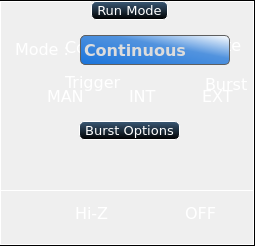
   <widget class="QFrame" name="sidePanel">
    <property name="geometry">
     <rect>
      <x>449</x>
      <y>32</y>
      <width>255</width>
      <height>246</height>
     </rect>
    </property>
    <property name="font">
     <font>
      <family>DejaVu Sans</family>
     </font>
    </property>
    <property name="styleSheet">
     <string notr="true">border:1px solid black;</string>
    </property>
    <property name="frameShape">
     <enum>QFrame::StyledPanel</enum>
    </property>
    <property name="frameShadow">
     <enum>QFrame::Raised</enum>
    </property>
    <widget class="QGroupBox" name="sourceImpedance">
     <property name="geometry">
      <rect>
       <x>0</x>
       <y>190</y>
       <width>254</width>
       <height>55</height>
      </rect>
     </property>
     <property name="font">
      <font>
       <family>DejaVu Sans</family>
      </font>
     </property>
     <property name="styleSheet">
      <string notr="true">QGroupBox{
color:white;
background-color: qlineargradient(x1: 0, y1: 0, x2: 0, y2: 1,
                                       stop: 0 #3a5976, stop: 1 #000000);
border:1px solid white;
}
 QGroupBox::title {
	border:1px solid white;
	border-radius:5px;
     subcontrol-origin: margin;
     subcontrol-position: top center; /* position at the top center */
     padding: 0 3px;
	 color:white;
     background-color: qlineargradient(x1: 0, y1: 0, x2: 0, y2: 1,stop: 0 #3a5976, stop: 1 #000000);
 }</string>
     </property>
     <property name="title">
      <string/>
     </property>
     <widget class="QPushButton" name="RUNBut">
      <property name="geometry">
       <rect>
        <x>130</x>
        <y>0</y>
        <width>50</width>
        <height>50</height>
       </rect>
      </property>
      <property name="font">
       <font>
        <family>DejaVu Sans</family>
       </font>
      </property>
      <property name="focusPolicy">
       <enum>Qt::NoFocus</enum>
      </property>
      <property name="styleSheet">
       <string notr="true">QPushButton{
background-color:rgba(0,0,0,0);
border:1px solid rgba(0,0,0,0);
	image: url(:/res/knob_off.svg);
}
</string>
      </property>
      <property name="text">
       <string/>
      </property>
     </widget>
     <widget class="QLabel" name="RUNCap">
      <property name="geometry">
       <rect>
        <x>180</x>
        <y>8</y>
        <width>50</width>
        <height>30</height>
       </rect>
      </property>
      <property name="font">
       <font>
        <family>DejaVu Sans</family>
        <pointsize>12</pointsize>
        <weight>50</weight>
        <bold>false</bold>
       </font>
      </property>
      <property name="styleSheet">
       <string notr="true">QLabel::Enabled{
/*color:#5293DE;*/
color:white;
background-color:rgba(0,0,0,0);
border:1px solid rgba(0,0,0,0);
}
QLabel::Disabled{
color:black;
}</string>
      </property>
      <property name="text">
       <string>OFF</string>
      </property>
     </widget>
     <widget class="QLabel" name="hiZCap">
      <property name="geometry">
       <rect>
        <x>70</x>
        <y>8</y>
        <width>50</width>
        <height>30</height>
       </rect>
      </property>
      <property name="font">
       <font>
        <family>DejaVu Sans</family>
        <pointsize>12</pointsize>
        <weight>50</weight>
        <bold>false</bold>
       </font>
      </property>
      <property name="styleSheet">
       <string notr="true">QLabel::Enabled{
color:white;
background-color:rgba(0,0,0,0);
border:1px solid rgba(0,0,0,0);
}
QLabel::Disabled{
color:black;
}</string>
      </property>
      <property name="text">
       <string>Hi-Z</string>
      </property>
     </widget>
     <widget class="QPushButton" name="hiZBut">
      <property name="geometry">
       <rect>
        <x>20</x>
        <y>0</y>
        <width>50</width>
        <height>50</height>
       </rect>
      </property>
      <property name="font">
       <font>
        <family>DejaVu Sans</family>
       </font>
      </property>
      <property name="focusPolicy">
       <enum>Qt::NoFocus</enum>
      </property>
      <property name="styleSheet">
       <string notr="true">QPushButton{
background-color:rgba(0,0,0,0);
border:1px solid rgba(0,0,0,0);
image: url(:/res/pressed.svg);
}
</string>
      </property>
      <property name="text">
       <string/>
      </property>
     </widget>
    </widget>
    <widget class="QGroupBox" name="runMode">
     <property name="geometry">
      <rect>
       <x>0</x>
       <y>1</y>
       <width>254</width>
       <height>120</height>
      </rect>
     </property>
     <property name="font">
      <font>
       <family>DejaVu Sans</family>
       <pointsize>10</pointsize>
      </font>
     </property>
     <property name="styleSheet">
      <string notr="true">QGroupBox{
color:white;
background-color: qlineargradient(x1: 0, y1: 0, x2: 0, y2: 1,
                                       stop: 0 #3a5976, stop: 1 #000000);
border:1px solid white;
border-bottom:0px solid white;
}
 QGroupBox::title {
	border:1px solid white;
	border-radius:5px;
     subcontrol-origin: margin;
     subcontrol-position: top center; /* position at the top center */
     padding: 0 3px;
	 color:white;
     background-color: qlineargradient(x1: 0, y1: 0, x2: 0, y2: 1,stop: 0 #3a5976, stop: 1 #000000);
 }</string>
     </property>
     <property name="title">
      <string>Run Mode</string>
     </property>
     <widget class="QLabel" name="continuousCap">
      <property name="geometry">
       <rect>
        <x>60</x>
        <y>31</y>
        <width>99</width>
        <height>30</height>
       </rect>
      </property>
      <property name="font">
       <font>
        <family>DejaVu Sans</family>
        <pointsize>12</pointsize>
        <weight>50</weight>
        <bold>false</bold>
       </font>
      </property>
      <property name="styleSheet">
       <string notr="true">QLabel::Enabled{
color:white;
background-color:rgba(0,0,0,0);
border:1px solid rgba(0,0,0,0);
}
QLabel::Disabled{
color:black;
}</string>
      </property>
      <property name="text">
       <string>Continuous</string>
      </property>
     </widget>
     <widget class="QPushButton" name="singleBut">
      <property name="geometry">
       <rect>
        <x>10</x>
        <y>62</y>
        <width>40</width>
        <height>40</height>
       </rect>
      </property>
      <property name="font">
       <font>
        <family>DejaVu Sans</family>
       </font>
      </property>
      <property name="focusPolicy">
       <enum>Qt::NoFocus</enum>
      </property>
      <property name="styleSheet">
       <string notr="true">QPushButton{
background-color:rgba(0,0,0,0);
border:1px solid rgba(0,0,0,0);
	image: url(:/res/knob_off.svg)
}
</string>
      </property>
      <property name="text">
       <string/>
      </property>
     </widget>
     <widget class="QPushButton" name="continuousBut">
      <property name="geometry">
       <rect>
        <x>10</x>
        <y>23</y>
        <width>40</width>
        <height>40</height>
       </rect>
      </property>
      <property name="font">
       <font>
        <family>DejaVu Sans</family>
       </font>
      </property>
      <property name="focusPolicy">
       <enum>Qt::NoFocus</enum>
      </property>
      <property name="styleSheet">
       <string notr="true">QPushButton{
background-color:rgba(0,0,0,0);
border:1px solid rgba(0,0,0,0);
image: url(:/res/knob_on.svg);
}
</string>
      </property>
      <property name="text">
       <string/>
      </property>
     </widget>
     <widget class="QLabel" name="singleCap">
      <property name="geometry">
       <rect>
        <x>60</x>
        <y>66</y>
        <width>70</width>
        <height>30</height>
       </rect>
      </property>
      <property name="font">
       <font>
        <family>DejaVu Sans</family>
        <pointsize>12</pointsize>
        <weight>50</weight>
        <bold>false</bold>
       </font>
      </property>
      <property name="styleSheet">
       <string notr="true">QLabel::Enabled{
/*color:#5293DE;*/
color:white;
background-color:rgba(0,0,0,0);
border:1px solid rgba(0,0,0,0);
}
QLabel::Disabled{
color:black;
}</string>
      </property>
      <property name="text">
       <string>Trigger</string>
      </property>
     </widget>
     <widget class="QLabel" name="burstCap">
      <property name="geometry">
       <rect>
        <x>200</x>
        <y>68</y>
        <width>60</width>
        <height>30</height>
       </rect>
      </property>
      <property name="font">
       <font>
        <family>DejaVu Sans</family>
        <pointsize>12</pointsize>
        <weight>50</weight>
        <bold>false</bold>
       </font>
      </property>
      <property name="styleSheet">
       <string notr="true">QLabel::Enabled{
/*color:#5293DE;*/
color:white;
background-color:rgba(0,0,0,0);
border:1px solid rgba(0,0,0,0);
}
QLabel::Disabled{
color:black;
}</string>
      </property>
      <property name="text">
       <string>Burst</string>
      </property>
     </widget>
     <widget class="QPushButton" name="burstBut">
      <property name="geometry">
       <rect>
        <x>150</x>
        <y>62</y>
        <width>40</width>
        <height>40</height>
       </rect>
      </property>
      <property name="font">
       <font>
        <family>DejaVu Sans</family>
       </font>
      </property>
      <property name="focusPolicy">
       <enum>Qt::NoFocus</enum>
      </property>
      <property name="styleSheet">
       <string notr="true">QPushButton{
background-color:rgba(0,0,0,0);
border:1px solid rgba(0,0,0,0);
	image: url(:/res/knob_off.svg);
}
</string>
      </property>
      <property name="text">
       <string/>
      </property>
     </widget>
     <widget class="QLabel" name="GateCap">
      <property name="geometry">
       <rect>
        <x>198</x>
        <y>29</y>
        <width>60</width>
        <height>30</height>
       </rect>
      </property>
      <property name="font">
       <font>
        <family>DejaVu Sans</family>
        <pointsize>12</pointsize>
        <weight>50</weight>
        <bold>false</bold>
       </font>
      </property>
      <property name="styleSheet">
       <string notr="true">QLabel::Enabled{
/*color:#5293DE;*/
color:white;
background-color:rgba(0,0,0,0);
border:1px solid rgba(0,0,0,0);
}
QLabel::Disabled{
color:black;
}</string>
      </property>
      <property name="text">
       <string>Gate</string>
      </property>
     </widget>
     <widget class="QPushButton" name="GateBut">
      <property name="geometry">
       <rect>
        <x>149</x>
        <y>23</y>
        <width>40</width>
        <height>40</height>
       </rect>
      </property>
      <property name="font">
       <font>
        <family>DejaVu Sans</family>
       </font>
      </property>
      <property name="focusPolicy">
       <enum>Qt::NoFocus</enum>
      </property>
      <property name="styleSheet">
       <string notr="true">QPushButton{
background-color:rgba(0,0,0,0);
border:1px solid rgba(0,0,0,0);
image: url(:/res/knob_off.svg);
}
</string>
      </property>
      <property name="text">
       <string/>
      </property>
     </widget>
     <widget class="QLabel" name="ManCap">
      <property name="geometry">
       <rect>
        <x>42</x>
        <y>80</y>
        <width>50</width>
        <height>30</height>
       </rect>
      </property>
      <property name="font">
       <font>
        <family>DejaVu Sans</family>
        <pointsize>12</pointsize>
        <weight>50</weight>
        <bold>false</bold>
       </font>
      </property>
      <property name="styleSheet">
       <string notr="true">QLabel::Enabled{
color:white;
background-color:rgba(0,0,0,0);
border:1px solid rgba(0,0,0,0);
}
QLabel::Disabled{
color:white;
background-color:rgba(0,0,0,0);
border:1px solid rgba(0,0,0,0);
}</string>
      </property>
      <property name="text">
       <string>MAN</string>
      </property>
     </widget>
     <widget class="QPushButton" name="MANBut">
      <property name="geometry">
       <rect>
        <x>10</x>
        <y>75</y>
        <width>40</width>
        <height>40</height>
       </rect>
      </property>
      <property name="font">
       <font>
        <family>DejaVu Sans</family>
       </font>
      </property>
      <property name="focusPolicy">
       <enum>Qt::NoFocus</enum>
      </property>
      <property name="styleSheet">
       <string notr="true">QPushButton{
background-color:rgba(0,0,0,0);
border:1px solid rgba(0,0,0,0);
image: url(:/res/normal.svg);
}
QPushButton::pressed{
background-color:rgba(0,0,0,0);
border:1px solid rgba(0,0,0,0);
image: url(:/res/pressedRed.png);
}
QPushButton::released{
background-color:rgba(0,0,0,0);
border:1px solid rgba(0,0,0,0);
image: url(:/res/pressed.svg);
}
</string>
      </property>
      <property name="text">
       <string/>
      </property>
     </widget>
     <widget class="QLabel" name="INTCap">
      <property name="geometry">
       <rect>
        <x>124</x>
        <y>80</y>
        <width>50</width>
        <height>30</height>
       </rect>
      </property>
      <property name="font">
       <font>
        <family>DejaVu Sans</family>
        <pointsize>12</pointsize>
        <weight>50</weight>
        <bold>false</bold>
       </font>
      </property>
      <property name="styleSheet">
       <string notr="true">QLabel::Enabled{
color:white;
background-color:rgba(0,0,0,0);
border:1px solid rgba(0,0,0,0);
}
QLabel::Disabled{
color:white;
background-color:rgba(0,0,0,0);
border:1px solid rgba(0,0,0,0);
}</string>
      </property>
      <property name="text">
       <string>INT</string>
      </property>
     </widget>
     <widget class="QPushButton" name="INTBut">
      <property name="geometry">
       <rect>
        <x>90</x>
        <y>75</y>
        <width>40</width>
        <height>40</height>
       </rect>
      </property>
      <property name="font">
       <font>
        <family>DejaVu Sans</family>
       </font>
      </property>
      <property name="focusPolicy">
       <enum>Qt::NoFocus</enum>
      </property>
      <property name="styleSheet">
       <string notr="true">QPushButton{
background-color:rgba(0,0,0,0);
border:1px solid rgba(0,0,0,0);
image: url(:/res/normal.svg);
}
</string>
      </property>
      <property name="text">
       <string/>
      </property>
     </widget>
     <widget class="QLabel" name="EXTCap">
      <property name="geometry">
       <rect>
        <x>197</x>
        <y>80</y>
        <width>50</width>
        <height>30</height>
       </rect>
      </property>
      <property name="font">
       <font>
        <family>DejaVu Sans</family>
        <pointsize>12</pointsize>
        <weight>50</weight>
        <bold>false</bold>
       </font>
      </property>
      <property name="styleSheet">
       <string notr="true">QLabel::Enabled{
color:white;
background-color:rgba(0,0,0,0);
border:1px solid rgba(0,0,0,0);
}
QLabel::Disabled{
color:white;
background-color:rgba(0,0,0,0);
border:1px solid rgba(0,0,0,0);
}</string>
      </property>
      <property name="text">
       <string>EXT</string>
      </property>
     </widget>
     <widget class="QPushButton" name="EXTBut">
      <property name="geometry">
       <rect>
        <x>164</x>
        <y>75</y>
        <width>40</width>
        <height>40</height>
       </rect>
      </property>
      <property name="font">
       <font>
        <family>DejaVu Sans</family>
       </font>
      </property>
      <property name="focusPolicy">
       <enum>Qt::NoFocus</enum>
      </property>
      <property name="styleSheet">
       <string notr="true">QPushButton{
background-color:rgba(0,0,0,0);
border:1px solid rgba(0,0,0,0);
image: url(:/res/normal.svg);
}
</string>
      </property>
      <property name="text">
       <string/>
      </property>
     </widget>
     <widget class="QComboBox" name="modeBox">
      <property name="geometry">
       <rect>
        <x>80</x>
        <y>34</y>
        <width>150</width>
        <height>30</height>
       </rect>
      </property>
      <property name="font">
       <font>
        <family>DejaVu Sans</family>
        <pointsize>12</pointsize>
        <weight>75</weight>
        <bold>true</bold>
        <stylestrategy>PreferAntialias</stylestrategy>
       </font>
      </property>
      <property name="styleSheet">
       <string notr="true">QComboBox {
    border: 1px solid rgb(95, 95, 95);
    border-radius: 5px;
    padding: 1px 18px 1px 3px;
    min-width: 6em;
    color: rgb(220, 220, 220);
    margin: 0 0 0 0;
}

QComboBox:editable {
    background: rgba(80,80,80);
}

QComboBox:!editable {
    background: qlineargradient(x1: 0, y1: 1, x2: 1, y2: 0,stop: 0 #1A74DB, stop: 0.6 #5293DE, stop:1 #FFFFFF);
								/*qlineargradient(x1: 0, y1: 0, x2: 0, y2: 1,
                                  stop: 0 rgb(51, 51, 51), stop: 0.4 rgb(39, 39, 39),
                                  stop: 0.5 rgb(32,32,32), stop: 1.0 rgb(38,38,38));;*/
}

QComboBox::drop-down:editable {
}

QComboBox:!editable:on {
}

QComboBox::drop-down:editable:on {
}

QComboBox:on { /* shift the text when the popup opens */
    padding-top: 3px;
    padding-left: 4px;
    background-color:qlineargradient(x1: 0, y1: 1, x2: 1, y2: 0,stop: 0 #e59244, stop: 0.6 #ffa500 , stop:1 #FFFFFF);
}

QComboBox::drop-down {
    subcontrol-origin: padding;
    subcontrol-position: center right;
    width: 15px; 
    right:3px;
    border-top-right-radius: 3px; /* same radius as the QComboBox */
    border-bottom-right-radius: 3px;
	background-color:none;
}

QComboBox::down-arrow {
	image: url(:/res/down.png);
    height: 20px;
	width:20px;
}

QComboBox::down-arrow:on { /* shift the arrow when popup is open */
    top: 1px;
    left: 1px;
}
</string>
      </property>
      <item>
       <property name="text">
        <string>Continuous</string>
       </property>
      </item>
      <item>
       <property name="text">
        <string>Trigger</string>
       </property>
      </item>
      <item>
       <property name="text">
        <string>Gate</string>
       </property>
      </item>
      <item>
       <property name="text">
        <string>Burst</string>
       </property>
      </item>
     </widget>
     <widget class="QLabel" name="label">
      <property name="geometry">
       <rect>
        <x>10</x>
        <y>40</y>
        <width>70</width>
        <height>17</height>
       </rect>
      </property>
      <property name="font">
       <font>
        <family>DejaVu Sans</family>
        <pointsize>12</pointsize>
       </font>
      </property>
      <property name="styleSheet">
       <string notr="true">QLabel::Enabled{
color:white;
background-color:rgba(0,0,0,0);
border:1px solid rgba(0,0,0,0);
}
QLabel::Disabled{
color:black;
}</string>
      </property>
      <property name="text">
       <string>Mode :</string>
      </property>
     </widget>
    </widget>
    <widget class="QGroupBox" name="burstOptions">
     <property name="geometry">
      <rect>
       <x>0</x>
       <y>121</y>
       <width>254</width>
       <height>70</height>
      </rect>
     </property>
     <property name="font">
      <font>
       <family>DejaVu Sans</family>
       <pointsize>10</pointsize>
      </font>
     </property>
     <property name="styleSheet">
      <string notr="true">QGroupBox{
color:white;
background-color: qlineargradient(x1: 0, y1: 0, x2: 0, y2: 1,
                                       stop: 0 #3a5976, stop: 1 #000000);
border:1px solid white;
border-bottom:0px solid white;
border-top:0px solid white;

}
 QGroupBox::title {
	border:1px solid white;
	border-radius:5px;
     subcontrol-origin: margin;
     subcontrol-position: top center; /* position at the top center */
     padding: 0 3px;
	 color:white;
     background-color: qlineargradient(x1: 0, y1: 0, x2: 0, y2: 1,stop: 0 #3a5976, stop: 1 #000000);
 }</string>
     </property>
     <property name="title">
      <string>Burst Options</string>
     </property>
    </widget>
   </widget>
